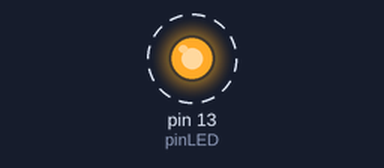
Recording of a sketch running on a simulated Arduino Uno, built with avr-gcc and run on an emulated ATmega328P. Parts: output pins drawn as LEDs (lit = HIGH). Dashed ring = blinking.

Above: at 0.5 s.
Timing chart, 0 to 4.6 s (numbered marks = the images above):
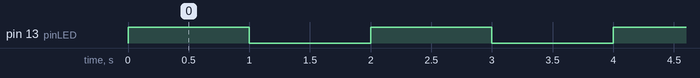

The sketch:

eurobot_2027_new.ino
```cpp
// Definición del pin del LED (LED_BUILTIN usa el LED integrado en la placa, normalmente el pin 13)
const int pinLED = LED_BUILTIN;

void setup() {
  // Configura el pin digital como salida
  pinMode(pinLED, OUTPUT);
}

void loop() {
  digitalWrite(pinLED, HIGH); // Enciende el LED
  delay(1000);                // Espera 1 segundo (1000 milisegundos)
  digitalWrite(pinLED, LOW);  // Apaga el LED
  delay(1000);                // Espera 1 segundo
}
```

Measured:
- by itself, pin 13 (pinLED): alternates HIGH for 1.0 s and LOW for 1.0 s
